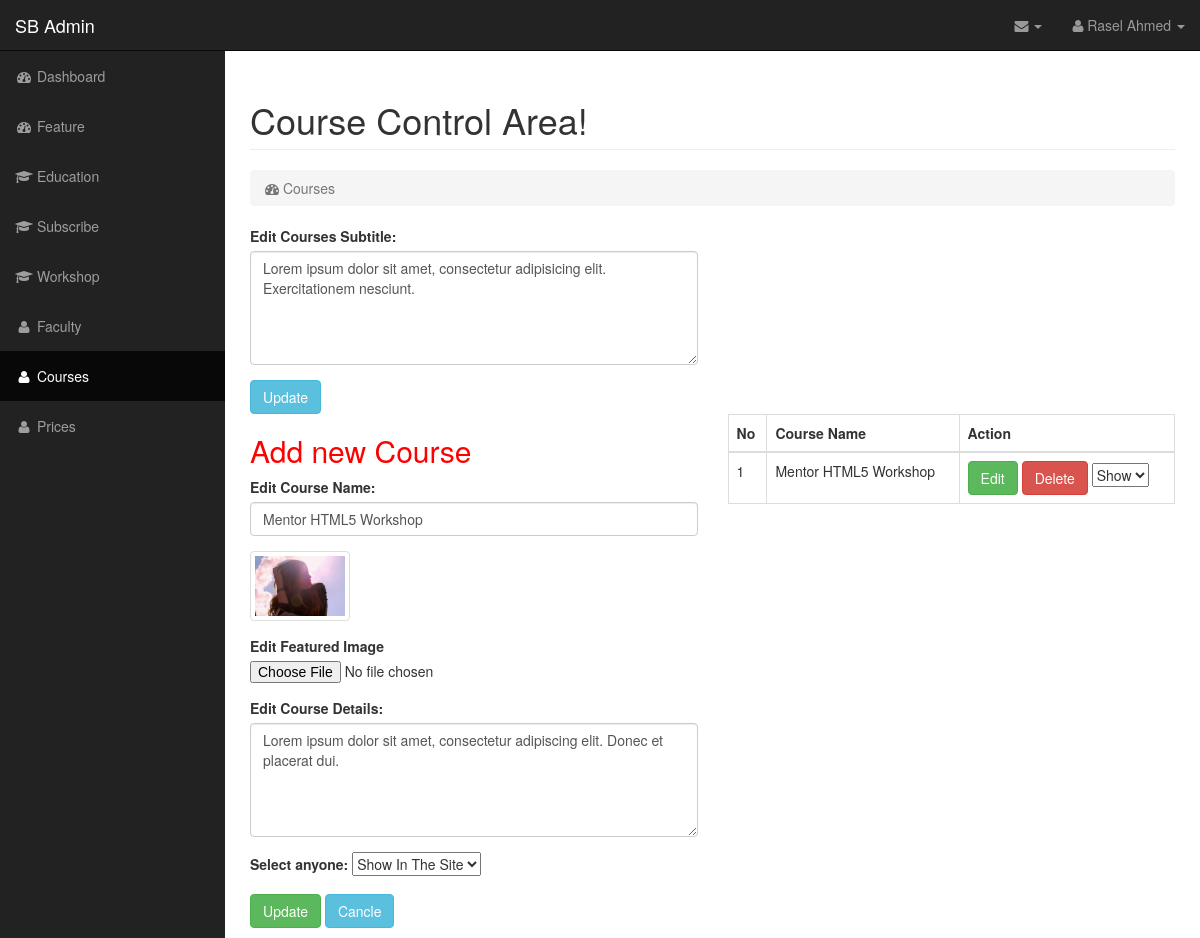
Page /admin/courses.php?editId=2 (signed in) on the committed database.
### tables this page shows
CREATE TABLE `section_subtitle` (
  `sectionName` varchar(250) NOT NULL,
  `subtitle` text NOT NULL
);

CREATE TABLE `courses` (
  `id` int(11) NOT NULL,
  `title` varchar(250) NOT NULL,
  `details` varchar(250) NOT NULL,
  `image_url` varchar(250) NOT NULL,
  `status` varchar(10) NOT NULL
);

### admin/config/selectData.php (called while the page is built)
<?php
function getJSONFromDB($sql){
	include 'mysqlDb.php';
	$result = mysqli_query($conn, $sql)or die(mysqli_error($conn));
	$arr=array();
	while($row = mysqli_fetch_assoc($result)) {
		$arr[]=$row;
	}
	return json_encode($arr);
}
?>

### admin/courses.php (the view, shortened to what this page needs)
<?php
 $curentPage = "courses";
 include 'template/head.php';
 $jsonCoursesSubtitleString = getJSONFromDB("select * from section_subtitle where sectionName ='Courses'");
$CoursessData = json_decode($jsonCoursesSubtitleString);
 $jsonCoursesString = getJSONFromDB("select * from courses where id ='".$_GET['editId']."'");
 $CoursesAllData = json_decode($jsonCoursesString);
?>
     <div id="page-wrapper">
            <div class="container-fluid">
                <div class="row">
                    <div class="col-lg-12">
                        <h1 class="page-header">
                            Course Control Area!
                        </h1>
                        <ol class="breadcrumb">
                            <li class="active">
                                <i class="fa fa-dashboard"></i> Courses
                            </li>
                        </ol>
                    </div>
                </div>
                <div class="row">
                    <div class="col-lg-6">
                        <form action="" method="post">
                            <div class="form-group">
                              <label for="section_title">Edit Courses Subtitle:</label>
                              <textarea class="form-control" name="subtitle" rows="5" id="coursesSubtitle"><?php
                                if (isset($_POST['subtitle'])) {
                                    echo $_POST['subtitle'];
                                }else{
                                    echo $CoursessData[0]->subtitle;
                                }
                                ?></textarea>
                            </div>
                            <button type="submit" name="submit" class="btn btn-info">Update</button>
                        </form>
                    </div>
                </div>
                <div class="row">
                    <div class="col-lg-6">
                       <h2 style="color: red; ">Add new Course</h2>
                      <form action="" method="post" enctype="multipart/form-data">
                        <div class="form-group">
                          <label for="title"><?php echo isset($_GET['editId'])? 'Edit':'Add' ?> Course Name:</label>
                          <input type="text" class="form-control" id="title" placeholder="Enter Course Name!" value="<?php if (isset($_GET['editId'])){
                                       if (isset($_POST['title'])) {
                                            echo $_POST['title'];
                                       }else{
                                         echo $CoursesAllData[0]->title;
                                       }
                                    }
                                ?>" name="title">
                        </div>
                        <div class="form-group">
                             <img  src="<?php echo isset($_GET['editId'])? $CoursesAllData[0]->image_url:'image/default.png' ?>" class="img-thumbnail" alt="Cinque Terre" width="100" height="100" id="output">
                        </div>
                        <div class="form-group">
                          <label for="image"><?php echo isset($_GET['editId'])? 'Edit':'Add' ?> Featured Image</label>
                           <input type="file" name="courseImage" id="courseImage" onchange="loadFile(event)">
                        </div>
                        <div class="form-group">
                          <label for="details"><?php echo isset($_GET['editId'])? 'Edit':'Add' ?> Course Details:</label>
                          <textarea class="form-control" name="details" rows="5" id="details
                          "><?php if (isset($_GET['editId'])) {
                                      if (isset($_POST['details'])) {
                                           echo $_POST['details'];
                                      }else{
                                           echo $CoursesAllData[0]->details;
                                    }
                                }
                                ?></textarea>
                        </div>
                        <div class="form-group">
                        <label for="status">Select anyone:</label>
                            <select name="status" id="status">
                                <option value="on" selected="">Show In The Site</option>
                            </select>
                        </div>
                        <button type="submit" name="<?php echo isset($_GET['editId'])? 'updateCourse':'addNewCourse' ?>" class="btn btn-success"><?php echo isset($_GET['editId'])? 'Update':'Submit' ?></button>
                        <?php if (isset($_GET['editId'])){ ?>
                            <a href="courses.php" class="btn btn-info">Cancle</a>
                       <?php } ?>
                      </form>
                    </div>
                    <div class="col-lg-6">
                        <?php
                            $jsonCourseString = getJSONFromDB("select * from courses");
                            $Courses = json_decode($jsonCourseString);
                        ?>
                        <table class="table table-bordered">
                            <thead>
                              <tr>
                                <th>No</th>
                                <th>Course Name</th>
                                <th>Action</th>
                              </tr>
                            </thead>
                            <tbody>
                            <?php for ($i=0; $i <sizeof($Courses); $i++) { ?>
                              <tr>
                                <td><?php echo ($i+1) ?></td>
                                <td><?php echo $Courses[$i]->title; ?></td>
                                <td>
                                  <a href="courses.php?editId=<?php echo $Courses[$i]->id; ?>" class="btn btn-success">Edit</a>
                                  <a href="courses.php?deleteId=<?php echo $Courses[$i]->id; ?>" class="btn btn-danger delete_data" id="<?php echo $Courses[$i]->id; ?>" >Delete</a>
                                  <select name="statusChange" id="">
                                     <?php
                                        if ($Courses[$i]->status == 'on') { ?>
                                            <option value="on">Show</option>
                                        <?php }else{ ?>
                                            <option value="off">Hide</option>
                                       <?php } ?>
                                  </select>
                                </td>
                              </tr>
                              <?php } ?>
                            </tbody>
                        </table>
                    </div>
                </div>
            </div>
        </div>
    </div>
<?php include 'template/footer.php'; ?>

### admin/template/head.php (shortened to what this page needs)
<?php
require 'config/selectData.php';
$jsonAdminDataString = getJSONFromDB("select * from admin_login where email='raselahmed@gmail.com'");
$AdminData = json_decode($jsonAdminDataString);
?>
<!DOCTYPE html>
<html lang="en">
<head>
    <link href="css/bootstrap.min.css" rel="stylesheet">
    <link href="css/sb-admin.css" rel="stylesheet">
    <link href="css/plugins/morris.css" rel="stylesheet">
    <link href="font-awesome/css/font-awesome.min.css" rel="stylesheet" type="text/css">
</head>
<body>
    <div id="wrapper">
        <nav class="navbar navbar-inverse navbar-fixed-top" role="navigation">
            <div class="navbar-header">
                <a class="navbar-brand" href="index.php">SB Admin</a>
            </div>
            <ul class="nav navbar-right top-nav">
                <li class="dropdown">
                    <a href="#" class="dropdown-toggle" data-toggle="dropdown"><i class="fa fa-envelope"></i> <b class="caret"></b></a>
                </li>
                <li class="dropdown">
                    <a href="#" class="dropdown-toggle" data-toggle="dropdown"><i class="fa fa-user"></i> <?php echo $AdminData[0]->name; ?> <b class="caret"></b></a>
                </li>
            </ul>
            <div class="collapse navbar-collapse navbar-ex1-collapse">
                <ul class="nav navbar-nav side-nav">
                    <li class="<?php if($curentPage == 'index'){echo 'active'; } ?>">
                        <a href="index.php"><i class="fa fa-fw fa-dashboard"></i> Dashboard</a>
                    </li>
                    <li class="<?php if($curentPage == 'features'){echo 'active';} ?>">
                        <a href="features.php"><i class="fa fa-fw fa-dashboard"></i> Feature</a>
                    </li>
                    <li class="<?php if($curentPage == 'education'){echo 'active';} ?>">
                        <a href="education.php"><i class="fa fa-fw fa-graduation-cap"></i> Education</a>
                    </li>
                    <li class="<?php if($curentPage == 'subscribe'){echo 'active';} ?>">
                        <a href="subscribe.php"><i class="fa fa-fw fa-graduation-cap"></i> Subscribe</a>
                    </li>
                    <li class="<?php if($curentPage == 'workshop'){echo 'active';} ?>">
                        <a href="workshop.php"><i class="fa fa-fw fa-graduation-cap"></i> Workshop</a>
                    </li>
                    <li class="<?php if($curentPage == 'faculty'){echo 'active';} ?>">
                        <a href="faculty.php"><i class="fa fa-fw fa-user"></i> Faculty</a>
                    </li>
                    <li class="<?php if($curentPage == 'courses'){echo 'active';} ?>">
                        <a href="courses.php"><i class="fa fa-fw fa-user"></i> Courses</a>
                    </li>
                    <li class="<?php if($curentPage == 'prices'){echo 'active';} ?>">
                        <a href="prices.php"><i class="fa fa-fw fa-user"></i> Prices</a>
                    </li>
                </ul>
            </div>
        </nav>

### admin/css/sb-admin.css (style rules this page uses)
body { margin-top: 100px; background-color: #222; }
@media (min-width:768px) { body { margin-top: 50px; } }
#wrapper { padding-left: 0; }
#page-wrapper { width: 100%; padding: 0; background-color: #fff; }
@media (min-width:768px) { #wrapper { padding-left: 225px; } }
@media (min-width:768px) { #page-wrapper { padding: 10px; } }
.top-nav { padding: 0 15px; }
.top-nav>li { display: inline-block; float: left; }
.top-nav>li>a { padding-top: 15px; padding-bottom: 15px; line-height: 20px; color: #999; }
@media (min-width:768px) { .side-nav { position: fixed; top: 51px; left: 225px; width: 225px; margin-left: -225px; border: none; border-radius: 0; overflow-y: auto; background-color: #222; bottom: 0; overflow-x: hidden; padding-bottom: 40px; } }
@media (min-width:768px) { .side-nav>li>a { width: 225px; } }

### rows in the picture
section_subtitle: subtitle "Lorem ipsum dolor sit amet, consectetur adipisicing elit. Exercitationem nesciunt."
courses: title "Mentor HTML5 Workshop", image_url (picture), details "Lorem ipsum dolor sit amet, consectetur adipiscing elit. Donec et placerat dui.", statusChange "Show"

### other values in the picture
$AdminData[0]->name "Rasel Ahmed"
